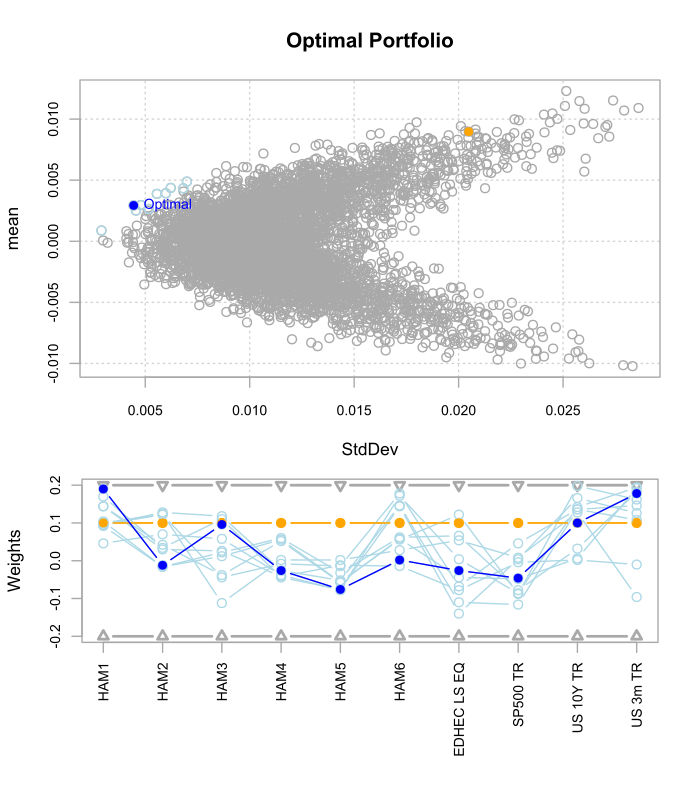

This figure's R source:
# install.packages(c("PerformanceAnalytics", "PortfolioAnalytics", "DEoptim"))

library(Cairo)
library(dplyr)
library(PerformanceAnalytics)
library(PortfolioAnalytics)

data(managers)
dat <- managers
charts.PerformanceSummary(dat, colorset = rainbow(ncol(dat)),
                          main = "Performance Summary", methods = c("StdDev", "HistoricalVaR"))

spec <- portfolio.spec(assets = names(dat)) %>%
  add.constraint(type = "weight_sum", min_sum = -2, max_sum = 2) %>%
  add.constraint(type = "box", min = -0.2, max = 0.2) %>%
  add.constraint(type = "position_limit", max_pos = ncol(dat)) %>%
  add.objective(type = "return", name = "mean") %>%
  add.objective(type = "risk", name = "StdDev")
rp <- random_portfolios(spec, 5000, "sample")
port.opt <- optimize.portfolio(dat, spec, optimize_method = "random", rp = rp, trace = TRUE)

CairoPDF("./portfoliooptimization.pdf", width = 7, height = 8)
plot(port.opt, main = "Optimal Portfolio", risk.col = "StdDev", neighbors = 10,
     panel.first = grid(), tcl = 0.25)
dev.off()

bt <- suppressMessages(optimize.portfolio.rebalancing(
  dat, spec, optimize_method = "DEoptim", rebalance_on = "quarters", training_period = 70, traceDE = 0))

CairoPDF("./rebalancing.pdf", width = 7, height = 7)
chart.Weights(bt, main = "weights plot", col = rainbow(ncol(dat)), las = 1, tcl = 0.25)
dev.off()
